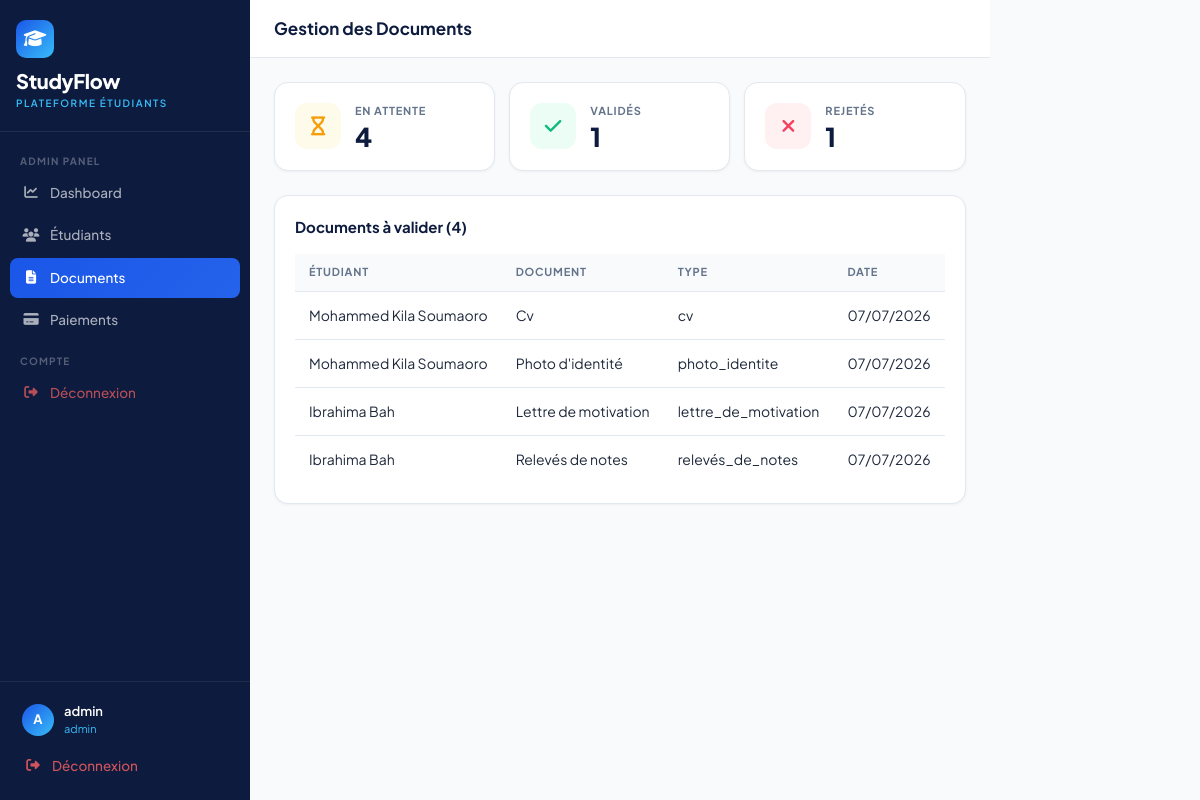
/admin/documents (signed in), run on an earlier commit of the app's database.
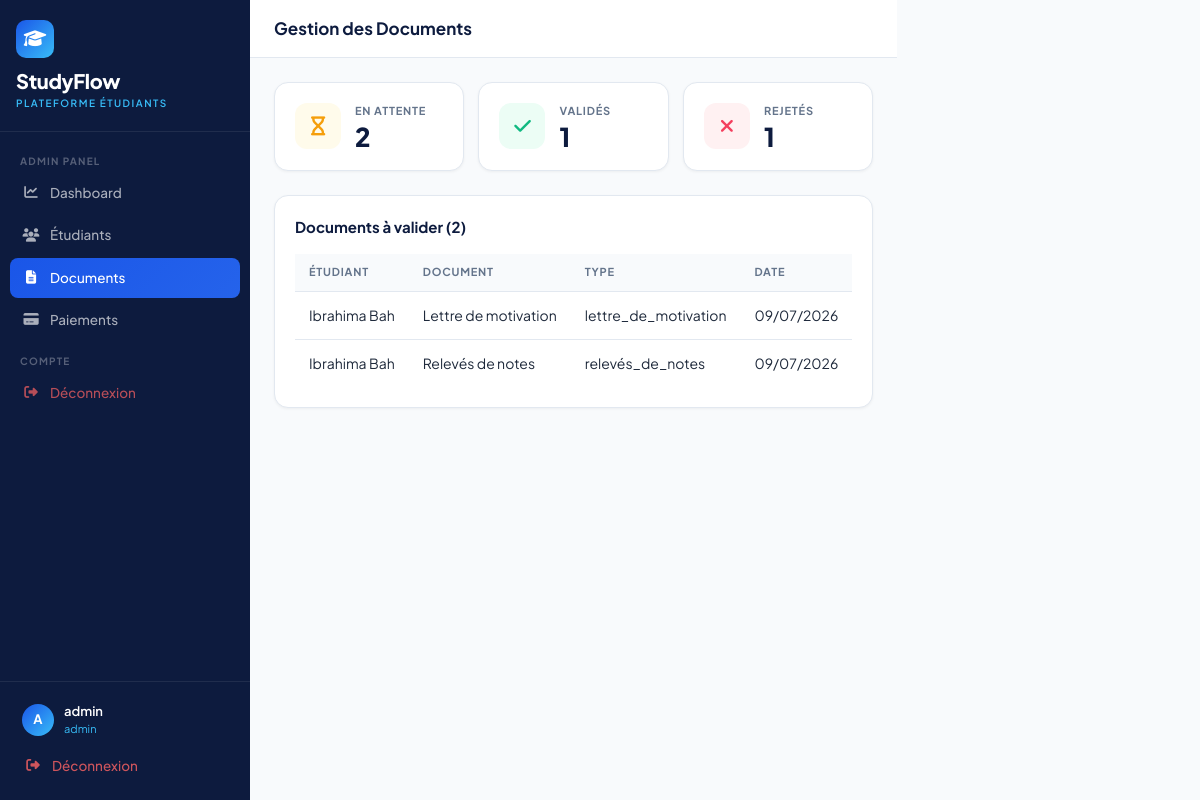
And on a later commit of the database.
### models/user.py (models this page shows, shortened)
class User(UserMixin, db.Model):
    __tablename__ = 'users'
    id = db.Column(db.Integer, primary_key=True)
    email = db.Column(db.String(120), unique=True, nullable=False)
    password_hash = db.Column(db.String(256))
    role = db.Column(db.String(20), default='student')
    is_active = db.Column(db.Boolean, default=True)
    created_at = db.Column(db.DateTime, default=datetime.utcnow)
    student_profile = db.relationship('StudentProfile', backref='user', uselist=False, foreign_keys='StudentProfile.user_id')

class Document(db.Model):
    __tablename__ = 'documents'
    id = db.Column(db.Integer, primary_key=True)
    student_id = db.Column(db.Integer, db.ForeignKey('student_profiles.id'), nullable=False)
    name = db.Column(db.String(200))
    doc_type = db.Column(db.String(50))
    file_url = db.Column(db.String(300))
    file_name = db.Column(db.String(200))
    file_size = db.Column(db.Integer)
    status = db.Column(db.String(20), default='en_attente')
    rejection_reason = db.Column(db.Text)
    uploaded_at = db.Column(db.DateTime, default=datetime.utcnow)

class StudentProfile(db.Model):
    __tablename__ = 'student_profiles'
    id = db.Column(db.Integer, primary_key=True)
    user_id = db.Column(db.Integer, db.ForeignKey('users.id'), nullable=False)
    first_name = db.Column(db.String(80))
    last_name = db.Column(db.String(80))
    phone = db.Column(db.String(20))
    nationality = db.Column(db.String(50))
    passport_number = db.Column(db.String(30))
    destination_country = db.Column(db.String(50))
    program = db.Column(db.String(200))
    university = db.Column(db.String(200))
    status = db.Column(db.String(30), default='nouveau')
    created_at = db.Column(db.DateTime, default=datetime.utcnow)
    documents = db.relationship('Document', backref='student', lazy=True)
    payments = db.relationship('Payment', backref='student', lazy=True)
    @property
    def full_name(self):
        return f"{self.first_name or ''} {self.last_name or ''}".strip()

### routes/admin.py (the view)
@admin_bp.route('/documents')
@login_required
@admin_required
def documents():
    all_docs = Document.query.order_by(Document.uploaded_at.desc()).all()
    pending = [d for d in all_docs if d.status == 'en_attente']
    validated = [d for d in all_docs if d.status == 'validé']
    rejected = [d for d in all_docs if d.status == 'rejeté']
    return render_template('admin/documents.html',
        all_docs=all_docs,
        pending=pending,
        validated=validated,
        rejected=rejected
    )

### routes/admin.py (called while the page is built)
def admin_required(f):
    @wraps(f)
    def decorated(*args, **kwargs):
        if not current_user.is_authenticated or current_user.role != 'admin':
            flash('Accès refusé. Vous n\'êtes pas administrateur.', 'danger')
            return redirect(url_for('auth.login'))
        return f(*args, **kwargs)
    return decorated

### templates/admin/documents.html (shortened to what this page needs)
{% extends "base.html" %}
{% block sidebar_nav %}
<div class="nav-label">Admin Panel</div>
<a href="{{ url_for('admin.dashboard') }}" class="sidebar-link">
  <i class="fas fa-chart-line"></i> Dashboard
</a>
<a href="{{ url_for('admin.students') }}" class="sidebar-link">
  <i class="fas fa-users"></i> Étudiants
</a>
<a href="{{ url_for('admin.documents') }}" class="sidebar-link active">
  <i class="fas fa-file-alt"></i> Documents
</a>
<a href="{{ url_for('admin.payments') }}" class="sidebar-link">
  <i class="fas fa-credit-card"></i> Paiements
</a>
<div class="nav-label">Compte</div>
<a href="{{ url_for('auth.logout') }}" class="sidebar-link" style="color:rgba(255,100,100,.7);">
  <i class="fas fa-sign-out-alt"></i> Déconnexion
</a>
{% endblock %}
{% block page_title %}Gestion des Documents{% endblock %}
{% block content %}
<div style="display:grid;grid-template-columns:repeat(3,1fr);gap:14px;margin-bottom:24px;">
  <div class="stat-card">
    <div class="stat-icon" style="background:#FFFBEB;"><i class="fas fa-hourglass" style="color:#F59E0B;"></i></div>
    <div>
      <div class="stat-label">En attente</div>
      <div class="stat-value">{{ pending|length }}</div>
    </div>
  </div>
  <div class="stat-card">
    <div class="stat-icon" style="background:#ECFDF5;"><i class="fas fa-check" style="color:#10B981;"></i></div>
    <div>
      <div class="stat-label">Validés</div>
      <div class="stat-value">{{ validated|length }}</div>
    </div>
  </div>
  <div class="stat-card">
    <div class="stat-icon" style="background:#FFF1F2;"><i class="fas fa-times" style="color:#F43F5E;"></i></div>
    <div>
      <div class="stat-label">Rejetés</div>
      <div class="stat-value">{{ rejected|length }}</div>
    </div>
  </div>
</div>
<div class="sf-card">
  <div style="font-size:15px;font-weight:700;color:#0D1B3E;margin-bottom:16px;">Documents à valider ({{ pending|length }})</div>
  <table class="sf-table">
    <thead>
      <tr>
        <th>Étudiant</th>
        <th>Document</th>
        <th>Type</th>
        <th>Date</th>
      </tr>
    </thead>
    <tbody>
      {% for doc in pending %}
      <tr>
        <td>{{ doc.student.full_name }}</td>
        <td>{{ doc.name }}</td>
        <td>{{ doc.doc_type }}</td>
        <td>{{ doc.uploaded_at.strftime('%d/%m/%Y') }}</td>
      </tr>
      {% endfor %}
    </tbody>
  </table>
</div>
{% endblock %}

### templates/base.html (shortened to what this page needs)
<!DOCTYPE html>
<html lang="fr">
<head>
  <link href="https://cdn.jsdelivr.net/npm/bootstrap@5.3.2/dist/css/bootstrap.min.css" rel="stylesheet">
  <link href="https://cdnjs.cloudflare.com/ajax/libs/font-awesome/6.5.0/css/all.min.css" rel="stylesheet">
</head>
<body>
{% block body %}
<div style="display:flex">
  <nav class="sidebar">
    <div class="sidebar-logo">
      <div class="logo-icon"><i class="fas fa-graduation-cap"></i></div>
      <div class="brand-name">StudyFlow</div>
      <div class="brand-sub">Plateforme Étudiants</div>
    </div>
    <div class="sidebar-nav">
      {% block sidebar_nav %}{% endblock %}
    </div>
    <div class="sidebar-footer">
      <div class="sidebar-user">
        <div class="s-avatar">{{ current_user.email[0].upper() }}</div>
        <div>
          <div class="s-name">{{ current_user.email.split('@')[0] }}</div>
          <div class="s-role">{{ current_user.role }}</div>
        </div>
      </div>
      <a href="{{ url_for('auth.logout') }}" class="sidebar-link" style="color:rgba(255,100,100,.8)">
        <i class="fas fa-sign-out-alt"></i> Déconnexion
      </a>
    </div>
  </nav>
  <div class="main-wrap">
    <header class="topbar">
      <div class="topbar-title">{% block page_title %}{% endblock %}</div>
    </header>
    <main class="page-content">
      {% block content %}{% endblock %}
    </main>
  </div>
</div>
{% endblock %}
</body>
</html>

### templates/base.html (style rules this page uses)
:root { --navy: #0D1B3E; --blue: #1A56E8; --sky: #38BDF8; --green: #10B981; --amber: #F59E0B; --rose: #F43F5E; --slate: #64748B; --light: #F8FAFC; --border: #E2E8F0; --sidebar-w: 250px; }
* { box-sizing: border-box; margin: 0; padding: 0; }
body { font-family: 'Plus Jakarta Sans', sans-serif; background: var(--light); color: #1E293B; font-size: 14px; }
.sidebar { position: fixed; top: 0; left: 0; bottom: 0; width: var(--sidebar-w); background: var(--navy); display: flex; flex-direction: column; z-index: 1000; }
.sidebar-logo { padding: 20px 16px; border-bottom: 1px solid rgba(255,255,255,.08); }
.logo-icon { width: 38px; height: 38px; background: linear-gradient(135deg, var(--blue), var(--sky)); border-radius: 10px; display: flex; align-items: center; justify-content: center; font-size: 18px; color: #fff; margin-bottom: 8px; }
.brand-name { font-size: 20px; font-weight: 800; color: #fff; letter-spacing: -.3px; }
.brand-sub { font-size: 10px; color: var(--sky); text-transform: uppercase; letter-spacing: 1.5px; font-weight: 600; }
.sidebar-nav { flex: 1; padding: 10px; overflow-y: auto; }
.nav-label { font-size: 10px; font-weight: 700; letter-spacing: 1.2px; text-transform: uppercase; color: rgba(255,255,255,.3); padding: 12px 10px 4px; }
.sidebar-link { display: flex; align-items: center; gap: 10px; padding: 10px 12px; border-radius: 8px; color: rgba(255,255,255,.65); text-decoration: none; font-weight: 500; font-size: 13.5px; margin-bottom: 2px; transition: all .15s; }
.sidebar-link.active { background: linear-gradient(135deg, var(--blue), #2563EB); color: #fff; }
.sidebar-link i { width: 18px; text-align: center; }
.sidebar-footer { padding: 12px; border-top: 1px solid rgba(255,255,255,.08); }
.sidebar-user { display: flex; align-items: center; gap: 10px; padding: 8px 10px; }
.s-avatar { width: 32px; height: 32px; border-radius: 50%; background: linear-gradient(135deg, var(--blue), var(--sky)); display: flex; align-items: center; justify-content: center; color: #fff; font-weight: 700; font-size: 13px; }
.s-name { color: #fff; font-weight: 600; font-size: 13px; }
.s-role { color: var(--sky); font-size: 11px; }
.main-wrap { margin-left: var(--sidebar-w); min-height: 100vh; }
.topbar { background: #fff; border-bottom: 1px solid var(--border); padding: 0 24px; height: 58px; display: flex; align-items: center; justify-content: space-between; position: sticky; top: 0; z-index: 100; }
.topbar-title { font-size: 17px; font-weight: 700; color: var(--navy); }
.page-content { padding: 24px; }
.sf-card { background: #fff; border: 1px solid var(--border); border-radius: 14px; padding: 20px; box-shadow: 0 1px 3px rgba(0,0,0,.05); }
.stat-card { background: #fff; border: 1px solid var(--border); border-radius: 14px; padding: 20px; display: flex; align-items: flex-start; gap: 14px; box-shadow: 0 1px 3px rgba(0,0,0,.05); }
.stat-icon { width: 46px; height: 46px; border-radius: 12px; display: flex; align-items: center; justify-content: center; font-size: 19px; flex-shrink: 0; }
.stat-label { font-size: 11px; font-weight: 700; text-transform: uppercase; letter-spacing: .8px; color: var(--slate); margin-bottom: 4px; }
.stat-value { font-size: 26px; font-weight: 800; color: var(--navy); line-height: 1; }
.sf-table { width: 100%; border-collapse: collapse; }
.sf-table thead th { font-size: 11px; font-weight: 700; text-transform: uppercase; letter-spacing: .8px; color: var(--slate); padding: 10px 14px; background: var(--light); border-bottom: 1px solid var(--border); }
.sf-table tbody td { padding: 13px 14px; border-bottom: 1px solid var(--border); vertical-align: middle; }
.sf-table tbody tr:last-child td { border-bottom: none; }

What changed in the data, as far as the page shows it:
removed Document: student.full_name "Mohammed Kila Soumaoro", name "Cv", doc_type "cv", uploaded_at "07/07/2026"
removed Document: student.full_name "Mohammed Kila Soumaoro", name "Photo d'identité", doc_type "photo_identite", uploaded_at "07/07/2026"
changed Document "Lettre de motivation": uploaded_at "07/07/2026" → "09/07/2026"
changed Document "Relevés de notes": uploaded_at "07/07/2026" → "09/07/2026"
Also different on the page:
{{ pending|length }}: "4" → "2"
